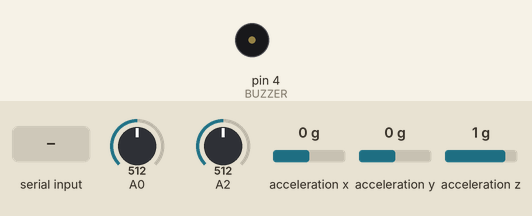
Bench run of a sketch on a simulated Arduino Uno, built with avr-gcc and run on an emulated ATmega328P. On the bench: buzzer (waves = sounding, pin HIGH). Wiring (inferred from the names in the program): MPU-6050 motion sensor at I2C address 0x68. The inputs (shaded band) are chosen by the test bench; at power-on: A0 = 512, A2 = 512, acceleration x 0 g, acceleration y 0 g, acceleration z 1 g. What the sketch prints to the serial monitor is not drawn.

Above: at 1.2 s.
1.3 s: "F" received over Serial
At 1.41 s:
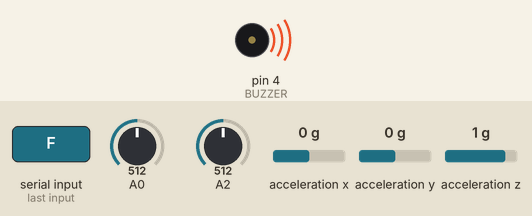
5.1 s: A0 set to 352
8.1 s: A0 set to 329
Timing chart, 0 to 11.1 s (numbered marks = the images above; inputs shaded):
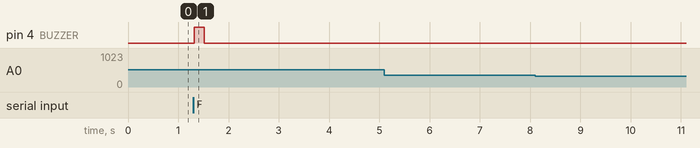

Measured:
- after the input at 1.3 s, pin 4 (BUZZER): LOW → HIGH at once, → LOW 0.20 s later
- after the input at 5.1 s, every drawn part: stays the same
- after the input at 8.1 s, every drawn part: stays the same

The sketch:

Lab2.ino
```cpp
/*
 * EECE 4520 Lab 2
 * Programmed by Soumil Kadam, Andrew Bowler, John Caruso with guidance from the built-in examples in Arduino IDE.
 */

#include <Wire.h>
const int mpu = 0x68; // I2C address
int16_t gx, gy, gz;   // gyro

int VRx;
int VRy;
int dataReceived;  // to store the data received from Python through serial port
int itr;           // iteration counter

// the setup routine runs once when you press reset:
void setup() {
  // put your setup code here, to run once:
  VRx = 512; VRy = 512; dataReceived = 0; itr = 0;
  Serial.begin(9600);
  pinMode(4, OUTPUT);  // BUZZER

  Wire.begin();
  Wire.beginTransmission(mpu);
  Wire.write(0x6B);             // PWR_MGMT_1 register
  Wire.write(0);                // Wakes up MPU6050
  Wire.endTransmission(true);
}

// the loop routine runs over and over again forever:
void loop() {
  // put your main code here, to run repeatedly:
  VRx = analogRead(A0);
  VRy = analogRead(A2);

  /* VRx and VRy can range from 0 to 1023. When the joystick is in the resting position, VRx and VRy should be approximately 512.
     However they are not exactly 512 due to precision / accuracy limitations. Hence I have divided the 0 to 1023 range into 3 parts.
     0 to 340, 341 to 682, and 683 to 1023. A left motion will be detected when the joystick is moved into the left 1/3rd part of the range, and so on.
     This is designed so that a slight movement of the joystick doesn't cause an unintentional turn of the snake. */

  if(VRx >= 0 && VRx <= 340) {         // joystick has been moved to the left
    Serial.print("a");                 // if game is played with keyboard, key A is used for left
  }
  else if(VRx >= 683 && VRx <= 1023) { // joystick has been moved to the right
    Serial.print("d");                 // key D = right
  }
  else if(VRy >= 0 && VRy <= 340) {    // joystick is moved up
    Serial.print("w");                 // key W = up
  }
  else if(VRy >= 683 && VRy <= 1023) { // joystick is moved down
    Serial.print("s");                 // key S = down
  }

  // gyro code

  Wire.beginTransmission(mpu);
  Wire.write(0x3B);             // Register 0x3B (ACCEL_XOUT_H)
  Wire.endTransmission(false);
  Wire.requestFrom(mpu, 7, true);
  gx = Wire.read()<<8 | Wire.read();
  gy = Wire.read()<<8 | Wire.read();
  gz = Wire.read()<<8 | Wire.read();

  if (gy < -5000) {
    Serial.print("a");
  }
  else if (gy > 5000) {
    Serial.print("d");
  }
  else if (gx > 5000) {
    Serial.print("s");
  }
  else if (gx < -5000) {
    Serial.print("w");
  }

  // gyro code ends

  // the itr variable ensures that the buzzer turns on during an iteration and turns off 2 iterations later

  if(itr == 1) {
    itr++;
  }
  else if(itr >= 2) {
    digitalWrite(4, LOW);          // turn OFF buzzer
    itr = 0;
  }

  if (Serial.available() > 0) {
    dataReceived = Serial.read();
    if(dataReceived == 'F') {      // F indicates food is eaten by snake on the Python side
      digitalWrite(4, HIGH);       // turn ON buzzer
      itr = itr + 1;
    }
  }

  delay(100);
}
```
